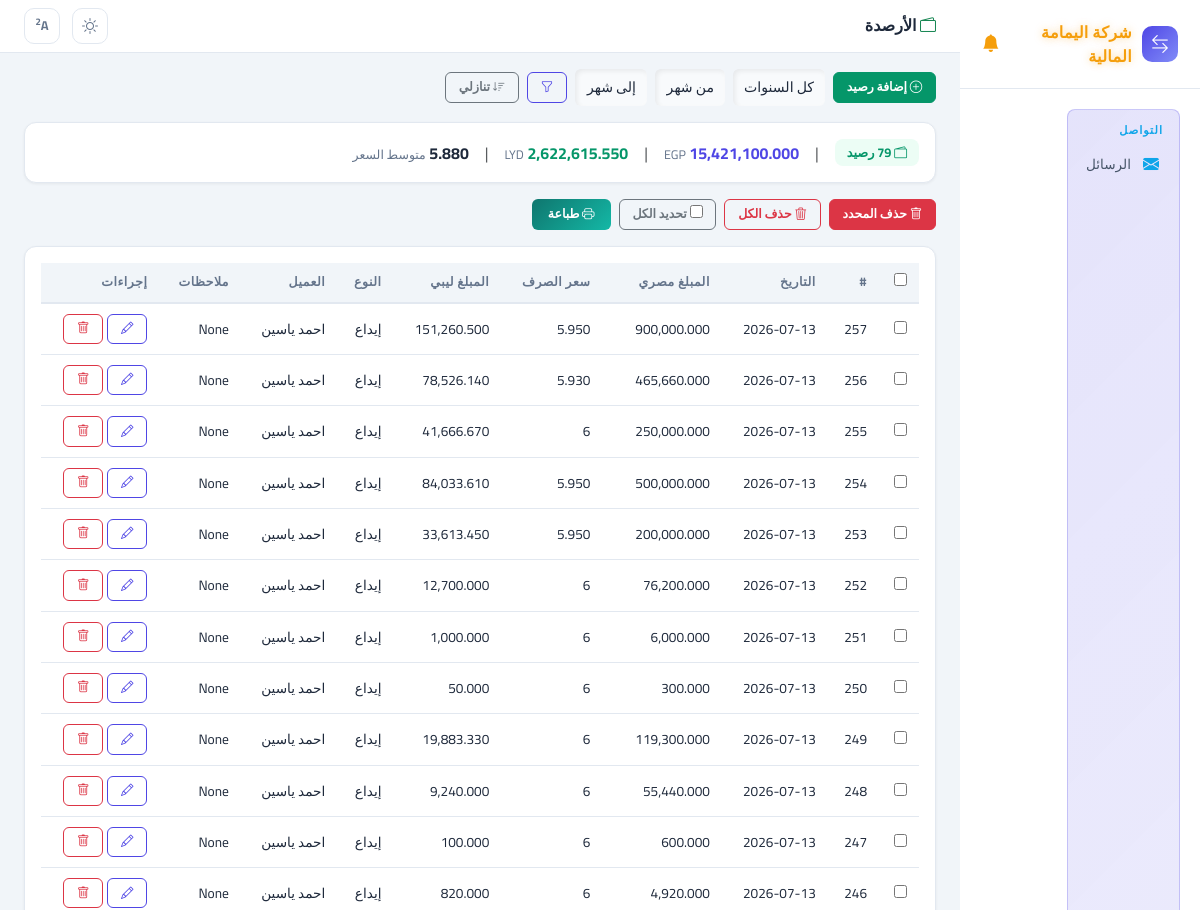
Page /capital/ (upper part) on the earlier database version.
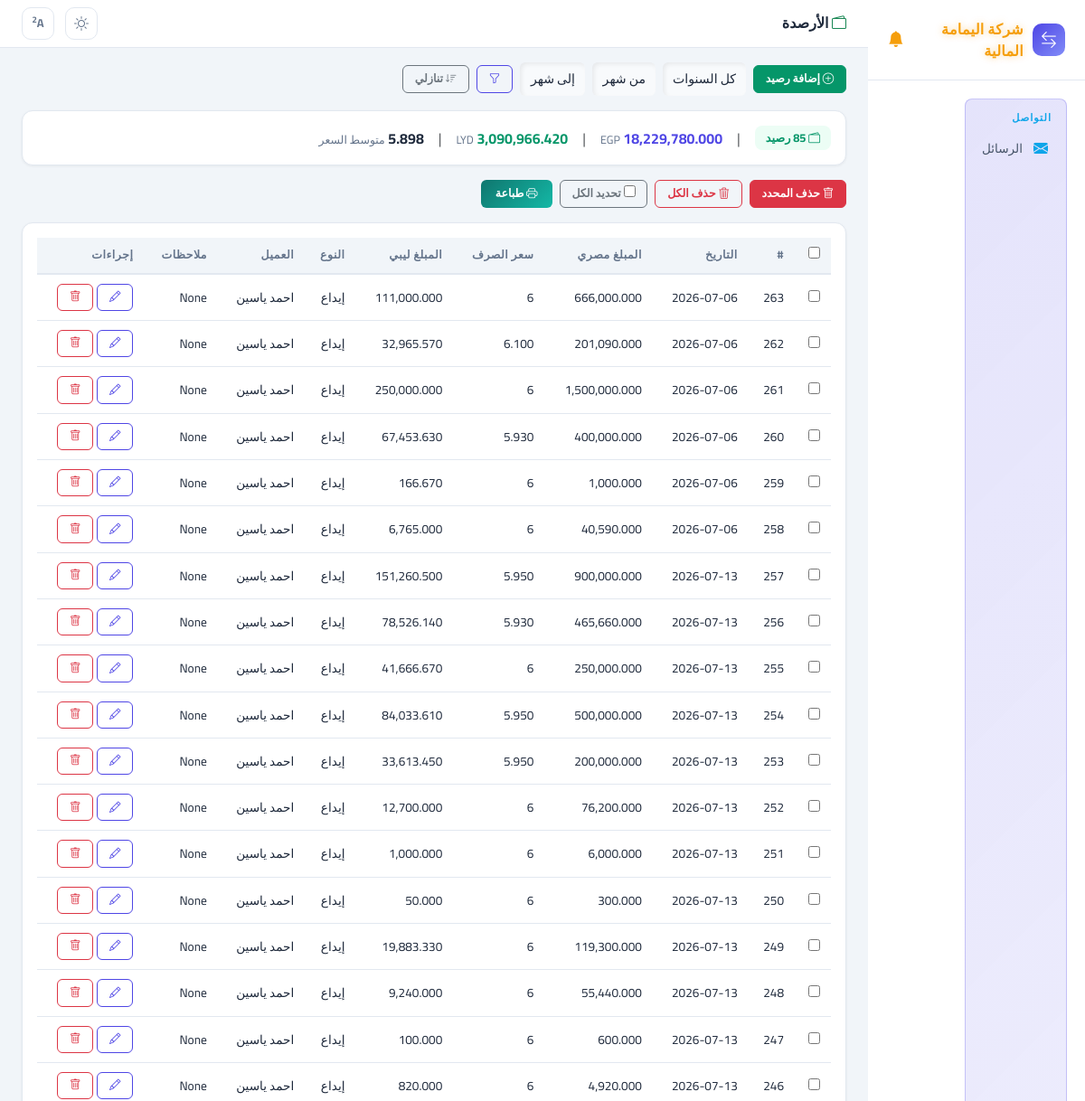
Same page on the later database version.
### access_app/models.py (models this page shows, shortened)
class Capital(models.Model):
    cash_in = models.FloatField(verbose_name="وارد نقدي", null=True, blank=True)
    libyan_cash = models.FloatField(verbose_name="نقدي ليبي", null=True, blank=True)
    date = models.DateField(verbose_name="التاريخ", null=True, blank=True)
    in_type = models.CharField(max_length=200, verbose_name="نوع الإيداع", null=True, blank=True)
    from_source = models.ForeignKey(FromSource, on_delete=models.SET_NULL, null=True, blank=True, verbose_name="من")
    exchange_rate = models.FloatField(verbose_name="سعر الصرف", null=True, blank=True)
    balance_type = models.ForeignKey(BalanceType, on_delete=models.SET_NULL, null=True, blank=True, verbose_name="نوع الرصيد")
    remarks = models.TextField(verbose_name="ملاحظات", null=True, blank=True)
    client = models.ForeignKey("ClientBalance", on_delete=models.SET_NULL, null=True, blank=True, verbose_name="رصيد من")
    class Meta:
        verbose_name = "رصيد"
        verbose_name_plural = "الأرصدة"

class ClientBalance(models.Model):
    name = models.CharField(max_length=200, verbose_name="الاسم")
    phone = models.CharField(max_length=20, verbose_name="رقم الهاتف", blank=True, null=True)
    egp_balance = models.FloatField(verbose_name="الرصيد المصري", default=0)
    lyd_balance = models.FloatField(verbose_name="الرصيد الليبي", default=0)
    last_updated = models.DateTimeField(verbose_name="آخر تحديث", auto_now=True)
    class Meta:
        verbose_name = "رصيد عميل"
        verbose_name_plural = "أرصدة العملاء"

### access_app/views.py (the view, shortened to what this page needs)
# urls.py: path('capital/', views.capital_list, name='capital_list'),
def capital_list(request):
    order = request.GET.get("order", "desc")
    order_field = "-id" if order == "desc" else "id"
    qs = Capital.objects.select_related("client", "from_source").all().order_by(order_field)
    q = request.GET.get("q", "").strip()
    date_from = request.GET.get("date_from", "").strip()
    date_to = request.GET.get("date_to", "").strip()
    client_id = request.GET.get("client", "").strip()
    year = request.GET.get("year", "").strip()
    month_from = request.GET.get("month_from", "").strip()
    month_to = request.GET.get("month_to", "").strip()
    if date_from:
        qs = qs.filter(date__gte=date_from)
    if date_to:
        qs = qs.filter(date__lte=date_to)
    if client_id:
        qs = qs.filter(client_id=client_id)
    if year:
        qs = qs.filter(date__year=year)
    if month_from:
        qs = qs.filter(date__month__gte=month_from)
    if month_to:
        qs = qs.filter(date__month__lte=month_to)
    agg = qs.aggregate(
        total_egp=Sum("cash_in"),
        total_lyd=Sum("libyan_cash"),
    )
    total_egp_val = agg["total_egp"] or 0
    total_lyd_val = agg["total_lyd"] or 0
    avg_rate = round(total_egp_val / total_lyd_val, 3) if total_lyd_val else 0
    filtered_count = qs.count()
    total_count = Capital.objects.count()
    clients = ClientBalance.objects.all().order_by("name")
    is_filtered = bool(q or date_from or date_to or client_id or year or month_from or month_to)
    return render(request, "capital_list.html", {
        "title": "الأرصدة",
        "capitals": qs,
        "clients": clients,
        "q": q,
        "date_from": date_from,
        "date_to": date_to,
        "selected_client": client_id,
        "selected_year": year,
        "selected_month_from": month_from,
        "selected_month_to": month_to,
        "total_egp": total_egp_val,
        "total_lyd": total_lyd_val,
        "avg_rate": avg_rate,
        "order": order,
        "filtered_count": filtered_count,
        "total_count": total_count,
        "is_filtered": is_filtered,
    })

### access_app/context_processors.py (called while the page is built, shortened)
def carryover_reminder(request):
    now = datetime.now()
    prev_year = now.year - 1 if now.month == 1 else now.year
    prev_month = 12 if now.month == 1 else now.month - 1
    dismissed = request.session.get("carryover_reminder_dismissed")
    if dismissed == f"{prev_year}-{prev_month}":
        return {"carryover_reminder": None}
    clients = ClientBalance.objects.all().order_by("name")
    warning_clients = []
    for client in clients:
        has_data = Capital.objects.filter(
            client=client, date__year=prev_year, date__month=prev_month
        ).exists()
        if not has_data:
            continue
    if not warning_clients:
        return {"carryover_reminder": None}

def current_user_processor(request):
    user_id = request.session.get("user_id")
    if user_id:
        try:
            user = SystemUser.objects.get(id=user_id)
            return {"current_user": user}
        except SystemUser.DoesNotExist:
            pass
    return {"current_user": None}

def maintenance_processor(request):
    from .models import SystemSetting
    setting = SystemSetting.get()
    return {"maintenance_mode": setting.maintenance_mode, "maintenance_message": setting.maintenance_message}

def import_alerts_processor(request):
    unread = ImportAlert.objects.filter(is_read=False).count()
    return {"import_alerts_unread": unread}

### access_app/models.py (called while the page is built)
    @classmethod
    def get(cls):
        obj, _ = cls.objects.get_or_create(id=1)
        return obj

### access_app/templatetags/app_tags.py (called while the page is built)
@register.filter(name="fmt")
def fmt_amount(value):
    try:
        return f"{float(value):,.3f}"
    except (ValueError, TypeError):
        return value or "-"

@register.filter(name="split")
def split_filter(value, sep=","):
    if not value:
        return []
    return str(value).split(sep)

### access_app/templates/capital_list.html (shortened to what this page needs)
{% extends "base.html" %}
{% load app_tags %}
{% load l10n %}
{% block page_title %}<i class="bi bi-wallet2 text-success"></i> الأرصدة{% endblock %}
{% block content %}
<div class="d-flex align-items-center gap-2 mb-3 flex-wrap">
    <a href="{% url 'add_capital' %}" class="btn btn-success btn-sm"><i class="bi bi-plus-circle"></i> إضافة رصيد</a>
    <form method="get" class="d-flex gap-2 align-items-center" id="filterForm">
        <select name="year" class="form-select form-select-sm" style="width:auto;">
            <option value="">كل السنوات</option>
        </select>
        <select name="month_from" class="form-select form-select-sm" style="width:auto;">
            <option value="">من شهر</option>
        </select>
        <select name="month_to" class="form-select form-select-sm" style="width:auto;">
            <option value="">إلى شهر</option>
        </select>
        <button type="submit" class="btn btn-outline-primary btn-sm"><i class="bi bi-funnel"></i></button>
    </form>
    <a href="?order={% if order == 'desc' %}asc{% else %}desc{% endif %}" class="btn btn-outline-secondary btn-sm" style="text-decoration:none">
        <i class="bi bi-sort-{% if order == 'desc' %}down{% else %}up{% endif %}"></i>
        {% if order == 'desc' %}تنازلي{% else %}تصاعدي{% endif %}
    </a>
</div>
<div class="stat-card p-3 mb-3">
    <div class="d-flex gap-3 flex-wrap align-items-center">
        {% if is_filtered %}
        <span style="background:var(--warning-bg);color:var(--warning);padding:4px 12px;border-radius:8px;font-size:.8rem;font-weight:700">
            <i class="bi bi-funnel-fill"></i> فلتر: {{ filtered_count }} من {{ total_count }} رصيد
        </span>
        <span class="text-muted">|</span>
        {% else %}
        <span style="background:#ecfdf5;color:#059669;padding:4px 12px;border-radius:8px;font-size:.8rem;font-weight:700">
            <i class="bi bi-wallet2"></i> {{ total_count }} رصيد
        </span>
        <span class="text-muted">|</span>
        {% endif %}
        <span><strong style="color:var(--primary)">{{ total_egp|fmt }}</strong> <span style="font-size:.78rem;color:var(--text-muted)">EGP</span></span>
        <span class="text-muted">|</span>
        <span><strong style="color:var(--success)">{{ total_lyd|fmt }}</strong> <span style="font-size:.78rem;color:var(--text-muted)">LYD</span></span>
        <span class="text-muted">|</span>
        <span><strong>{{ avg_rate|floatformat:"-3u" }}</strong> <span style="font-size:.78rem;color:var(--text-muted)">متوسط السعر</span></span>
    </div>
</div>
<form id="bulkForm" method="post" action="{% url 'bulk_delete_capital' %}">
    <div class="d-flex gap-2 mb-3 flex-wrap">
        <button type="button" class="btn btn-danger btn-sm" onclick="deleteSelected()"><i class="bi bi-trash"></i> حذف المحدد</button>
        <button type="button" class="btn btn-outline-danger btn-sm" onclick="clearAll()"><i class="bi bi-trash3"></i> حذف الكل</button>
        <label class="btn btn-outline-secondary btn-sm" style="cursor:pointer;">
            <input type="checkbox" id="selectAll" onchange="toggleAll(this)"> تحديد الكل
        </label>
        <button type="button" class="btn btn-sm" onclick="printPage()" style="background:linear-gradient(135deg,#0f766e,#14b8a6);color:#fff;border:none;padding:6px 16px;border-radius:6px;font-weight:700;margin-left:auto"><i class="bi bi-printer"></i> طباعة</button>
    </div>
    <div class="stat-card p-3">
        <div class="table-responsive">
            <table class="table-app">
                <thead>
                    <tr>
                        <th style="width:40px;"><input type="checkbox" id="selectAllTh" onchange="toggleAll(this)"></th>
                        <th>#</th>
                        <th>التاريخ</th>
                        <th>المبلغ مصري</th>
                        <th>سعر الصرف</th>
                        <th>المبلغ ليبي</th>
                        <th>النوع</th>
                        <th>العميل</th>
                        <th>ملاحظات</th>
                        <th>إجراءات</th>
                    </tr>
                </thead>
                <tbody>
                    {% for c in capitals %}
                    <tr id="{% if forloop.first %}firstRow{% endif %}{% if forloop.last %}lastRow{% endif %}" style="cursor:pointer" onclick="if(event.target.tagName!=='INPUT'&&event.target.tagName!=='A'&&event.target.tagName!=='I'&&!event.target.closest('a'))window.location='{% url 'edit_capital' c.id %}'">
                        <td><input type="checkbox" name="ids" value="{{ c.id }}" class="row-check"></td>
                        <td>{{ c.id }}</td>
                        <td>{{ c.date|date:"Y-m-d" }}</td>
                        <td>{{ c.cash_in|fmt }}</td>
                        <td>{{ c.exchange_rate|floatformat:"-3u" }}</td>
                        <td>{{ c.libyan_cash|fmt }}</td>
                        <td>{{ c.in_type|default:"-" }}</td>
                        <td>{{ c.client.name|default:"-" }}</td>
                        <td>{{ c.remarks|truncatechars:20|default:"" }}</td>
                        <td onclick="event.stopPropagation()">
                            <div class="d-flex gap-1">
                                <a href="{% url 'edit_capital' c.id %}" class="btn btn-outline-primary btn-sm"><i class="bi bi-pencil"></i></a>
                                <a href="{% url 'delete_capital' c.id %}" class="btn btn-outline-danger btn-sm" onclick="return confirm('حذف هذا الرصيد؟')"><i class="bi bi-trash"></i></a>
                            </div>
                        </td>
                    </tr>
                    {% empty %}
                    <tr><td colspan="10" class="text-center text-muted">لا توجد أرصدة</td></tr>
                    {% endfor %}
                </tbody>
            </table>
        </div>
    </div>
</form>
{% endblock %}

### access_app/templates/base.html (shortened to what this page needs)
<!DOCTYPE html>
<html lang="ar" dir="rtl">
<head>
    <link href="https://cdn.jsdelivr.net/npm/bootstrap@5.3.0/dist/css/bootstrap.min.css" rel="stylesheet">
    <link href="https://cdn.jsdelivr.net/npm/bootstrap-icons@1.11.0/font/bootstrap-icons.css" rel="stylesheet">
</head>
<body>
    <div class="app-layout">
        <div class="sidebar" id="sidebar">
            <div class="brand">
                <div class="logo"><i class="bi bi-arrow-left-right"></i></div>
                <span>شركة اليمامة المالية</span>
                <div style="margin-right:auto;position:relative;cursor:pointer" onclick="window.location.href='{% url 'messages_inbox' %}'" title="الرسائل">
                    <i class="bi bi-bell-fill" style="font-size:1.1rem;color:#f59e0b;animation:none" id="bellIcon"></i>
                </div>
            </div>
            <div class="nav">
                <div class="sec-box" style="margin-top:8px">
                    <div class="nav-section" style="color:#0ea5e9;padding:4px 8px 6px;">التواصل</div>
                    <a href="{% url 'messages_inbox' %}" class="nav-item" style="padding:7px 10px;{% if '/messages/' in request.path %}background:var(--sidebar-active);color:#fff;{% endif %}">
                        <i class="bi bi-envelope-fill" style="color:#0ea5e9;"></i> الرسائل
                    </a>
                </div>
            </div>
        </div>
        <div class="main-area">
            <div class="topbar">
                <div class="page-title">
                    <h4>{% block page_title %}{% endblock %}</h4>
                </div>
                <div class="topbar-actions">
                    <div class="btn-icon" data-action="toggleTheme" title="السمات اللونية"><i class="bi bi-palette" id="themeIcon"></i></div>
                    <div class="btn-icon" data-action="toggleFontSize" title="حجم الخط" style="font-weight:700;font-size:0.8rem;"><span id="fontIcon">A</span><sup id="fontSizeLabel" style="font-size:0.6rem;">1</sup></div>
                </div>
            </div>
            <div class="page-content">
                {% block content %}{% endblock %}
            </div>
        </div>
    </div>
</body>
</html>

Differences in the rows shown:
added Capital: id "263", date "2026-07-06", cash_in|fmt "666,000.000", exchange_rate "6", libyan_cash|fmt "111,000.000", in_type "إيداع", client.name "احمد ياسين", remarks "None"
added Capital: id "262", date "2026-07-06", cash_in|fmt "201,090.000", exchange_rate "6.100", libyan_cash|fmt "32,965.570", in_type "إيداع", client.name "احمد ياسين", remarks "None"
added Capital: id "261", date "2026-07-06", cash_in|fmt "1,500,000.000", exchange_rate "6", libyan_cash|fmt "250,000.000", in_type "إيداع", client.name "احمد ياسين", remarks "None"
added Capital: id "260", date "2026-07-06", cash_in|fmt "400,000.000", exchange_rate "5.930", libyan_cash|fmt "67,453.630", in_type "إيداع", client.name "احمد ياسين", remarks "None"
added Capital: id "259", date "2026-07-06", cash_in|fmt "1,000.000", exchange_rate "6", libyan_cash|fmt "166.670", in_type "إيداع", client.name "احمد ياسين", remarks "None"
added Capital: id "258", date "2026-07-06", cash_in|fmt "40,590.000", exchange_rate "6", libyan_cash|fmt "6,765.000", in_type "إيداع", client.name "احمد ياسين", remarks "None"
Other differences:
{{ total_count }}: "79" → "85"
{{ total_egp|fmt }}: "15,421,100.000" → "18,229,780.000"
{{ total_lyd|fmt }}: "2,622,615.550" → "3,090,966.420"
{{ avg_rate|floatformat:"-3u" }}: "5.880" → "5.898"
